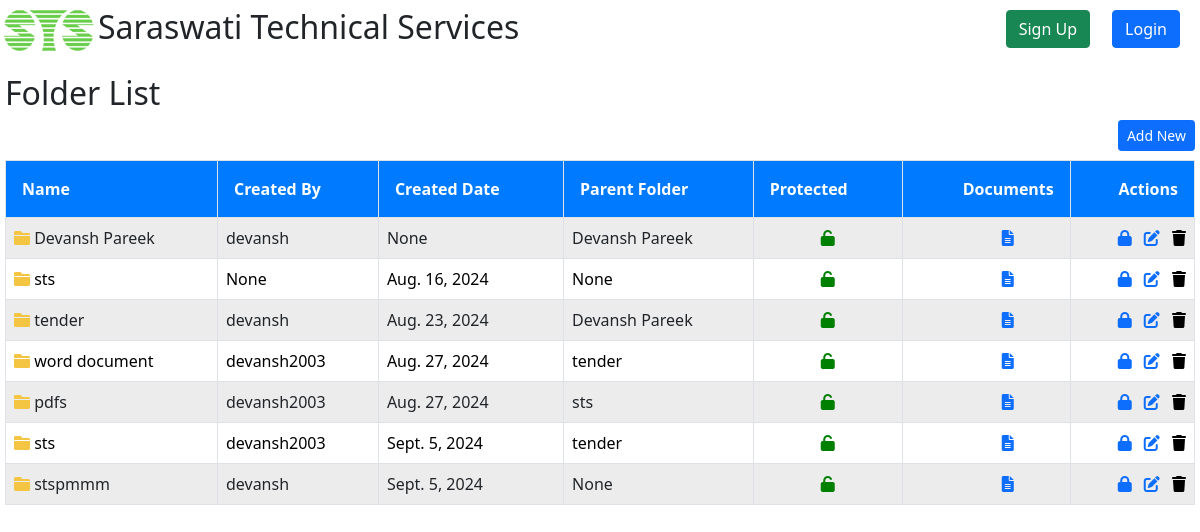
The app's page /docs/folderList/, older data.
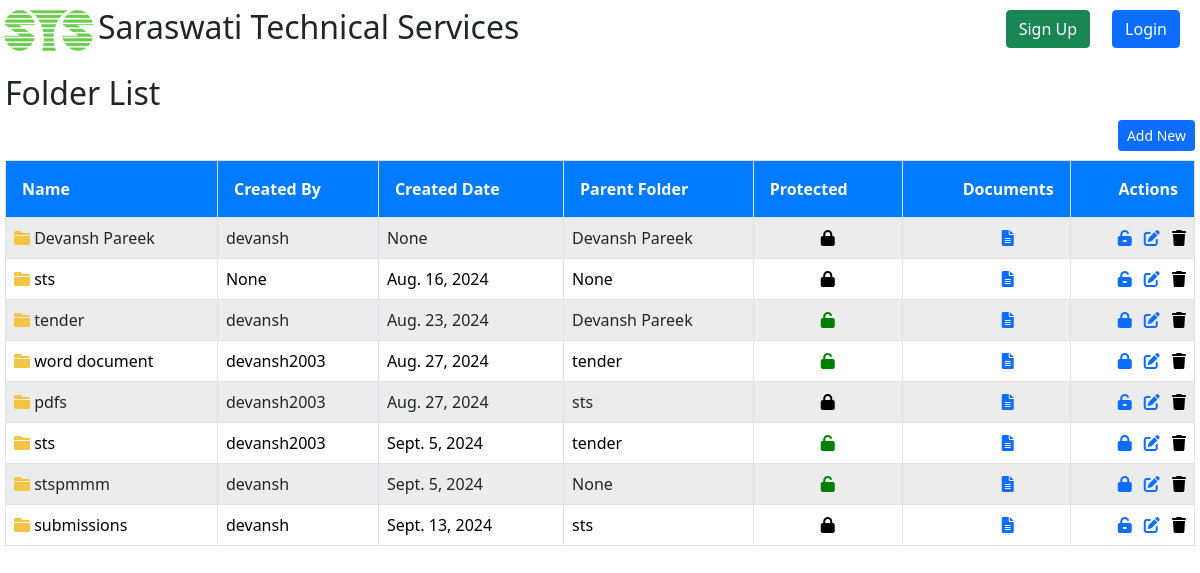
The same page, newer data.
### Docs/models.py (models this page shows)
class Folder(models.Model):
    name = models.CharField(max_length=30)
    createdBy = models.ForeignKey(User, on_delete=models.SET_NULL, blank=True, null=True, related_name='created_folders')
    createdDate = models.DateField(auto_now_add=True,blank=True, null=True)
    parentFolder = models.ForeignKey('self', on_delete=models.CASCADE, blank=True, null=True, related_name='subfolders')
    notes = models.TextField(blank=True, null=True)
    protected = models.BooleanField(default=False, blank=True, null=True)
    password = models.CharField(max_length=30, blank=True, null=True)
    def __str__(self):
        return self.name

### Docs/views.py (the view)
# urls.py: path('folderList/', views.folderList, name="folderList"),
def folderList(request):
    folders = Folder.objects.select_related('parentFolder').all()
    context = {"folders": folders}
    return render(request, "docs/folderList.html", context)

### Docs/templates/docs/folderList.html (shortened to what this page needs)
{% extends "registration/base.html" %}
{% block content %}
<h2>Folder List</h2>
<a href="{% url 'folderCreateView' %}">
    <button type="button" class="btn btn-primary btn-sm" style="float:right;">Add New</button>
</a>
<table class="table table-striped table-hover mt-5">
  <thead>
    <tr class="text-center">
      <th class="text-start border">Name</th>
      <th class="text-start border">Created By</th>
      <th class="text-start border">Created Date</th>
      <th class="text-start border">Parent Folder</th>
      <th class="text-start border">Protected</th>
      <th class="text-end border">Documents</th>
      <th class="text-end border">Actions</th>
    </tr>
  </thead>
  <tbody>
    {% for folder in folders %}
    <tr>
      <td class="text-start border">
        <i class="fas fa-folder" style="color: #f4c542;"></i> {{ folder.name }}
      </td>
      <td class="text-start border">{{ folder.createdBy }}</td>
      <td class="text-start border">{{ folder.createdDate }}</td>
      <td class="text-start border">{{ folder.parentFolder }}</td>
      <td class="text-center border justify-content-center align-items-center">
        {% if folder.protected %}
            <i class="fas fa-lock" style="color: black;"></i>
        {% else %}
            <i class="fas fa-unlock" style="color: green;"></i>
        {% endif %}
    </td>
      <td class="text-end border">
        <a href="{% url 'documentList' folder.id %}" class="mx-5" data-bs-toggle="tooltip" title="View Documents">
          <i class="fas fa-file-alt"></i>
        </a>
      </td>
      <td class="text-end border">
        <a href="#" class="lock-unlock-icon" data-folder-id="{{ folder.id }}" data-bs-toggle="tooltip" title="{% if folder.protected %}Unlock{% else %}Lock{% endif %}">{% if folder.protected %}<i class="fas fa-unlock-alt"></i>{% else %}<i class="fas fa-lock"></i>{% endif %}</a>
        <a href="{% url 'folderUpdateView' folder.id %}" class="mx-2"  data-bs-toggle="tooltip" title="Edit"><i class="fas fa-edit"></i></a>
        <form action="{% url 'folderDeleteView' folder.id %}" method="post" style="display:inline;" id="delete-form-{{ folder.id }}">
          <button type="submit" style="border:none; background:none; padding:0;" data-bs-toggle="tooltip" title="Delete">
            <i class="fas fa-trash"></i>
          </button>
        </form>
      </td>
    </tr>
    {% endfor %}
  </tbody>
</table>
{% endblock %}

Row changes from the older to the newer data that the page shows:
changed Folder (number 1 of 8 on the later page): protected False → True (drawn)
changed Folder "Aug. 16, 2024": protected False → True (drawn)
changed Folder "pdfs": protected False → True (drawn)
added Folder: name "submissions", createdBy "devansh", createdDate "Sept. 13, 2024", parentFolder "sts", protected True (drawn)
